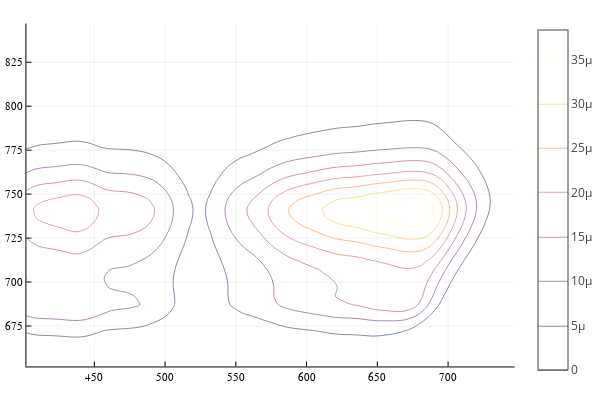

Here is the notebook cell this chart was saved with:
### Markdown cell above
### Plot fluorescence excitation matrix (incoming wl on x, outgoing on y)

### Code cell
contour(FluspectMod.wle, FluspectMod.wlf, FluspectMod.leaf.Mb)

### Figure 1 — Plotly figure (JSON) as saved in the notebook; plotly's stock layout.template omitted (floating-point values rounded to 4 significant figures; data arrays with more than 128 entries replaced by an {"elided": "..."} marker saying what was removed)
{"data": [{"colorbar": {"title": ""}, "colorscale": [[0, "rgba(0, 0, 4, 1.000)"], [0.03448, "rgba(4, 3, 20, 1.000)"], [0.06897, "rgba(13, 8, 41, 1.000)"], [0.1034, "rgba(24, 12, 60, 1.000)"], [0.1379, "rgba(38, 12, 81, 1.000)"], [0.1724, "rgba(54, 9, 97, 1.000)"], [0.2069, "rgba(69, 10, 105, 1.000)"], [0.2414, "rgba(84, 15, 109, 1.000)"], [0.2759, "rgba(97, 19, 110, 1.000)"], [0.3103, "rgba(111, 25, 110, 1.000)"], [0.3448, "rgba(125, 30, 109, 1.000)"], [0.3793, "rgba(140, 35, 105, 1.000)"], [0.4138, "rgba(154, 40, 101, 1.000)"], [0.4483, "rgba(166, 45, 96, 1.000)"], [0.4828, "rgba(180, 51, 89, 1.000)"], [0.5172, "rgba(193, 58, 80, 1.000)"], [0.5517, "rgba(206, 67, 71, 1.000)"], [0.5862, "rgba(216, 76, 62, 1.000)"], [0.6207, "rgba(226, 87, 52, 1.000)"], [0.6552, "rgba(235, 100, 41, 1.000)"], [0.6897, "rgba(241, 115, 29, 1.000)"], [0.7241, "rgba(247, 130, 18, 1.000)"], [0.7586, "rgba(250, 144, 8, 1.000)"], [0.7931, "rgba(252, 161, 8, 1.000)"], [0.8276, "rgba(252, 178, 22, 1.000)"], [0.8621, "rgba(250, 196, 42, 1.000)"], [0.8966, "rgba(246, 213, 67, 1.000)"], [0.931, "rgba(243, 229, 93, 1.000)"], [0.9655, "rgba(242, 244, 130, 1.000)"], [1, "rgba(252, 255, 164, 1.000)"]], "contours": {"coloring": "lines", "showlabels": false}, "name": "y1", "ncontours": 17, "showlegend": false, "showscale": true, "type": "contour", "x": [402, 407, 412, 417, 422, 427, 432, 437, 442, 447, 452, 457, 462, 467, 472, 477, 482, 487, 492, 497, 502, 507, 512, 517, 522, 527, 532, 537, 542, 547, 552, 557, 562, 567, 572, 577, 582, 587, 592, 597, 602, 607, 612, 617, 622, 627, 632, 637, 642, 647, 652, 657, 662, 667, 672, 677, 682, 687, 692, 697, 702, 707, 712, 717, 722, 727, 732, 737, 742, 747], "xaxis": "x1", "y": [652, 657, 662, 667, 672, 677, 682, 687, 692, 697, 702, 707, 712, 717, 722, 727, 732, 737, 742, 747, 752, 757, 762, 767, 772, 777, 782, 787, 792, 797, 802, 807, 812, 817, 822, 827, 832, 837, 842, 847], "yaxis": "y1", "z": {"elided": "40x70 float values"}, "zmax": 3.83e-05, "zmin": 2.506e-12}], "layout": {"annotations": [], "height": 400, "legend": {"bgcolor": "rgba(255, 255, 255, 1.000)", "bordercolor": "rgba(0, 0, 0, 1.000)", "font": {"color": "rgba(0, 0, 0, 1.000)", "family": "sans-serif", "size": 11}, "tracegroupgap": 0, "x": 1, "y": 1}, "margin": {"b": 20, "l": 0, "r": 0, "t": 20}, "paper_bgcolor": "rgba(255, 255, 255, 1.000)", "plot_bgcolor": "rgba(255, 255, 255, 1.000)", "showlegend": true, "width": 600, "xaxis": {"anchor": "y1", "domain": [0.05101, 0.9934], "gridcolor": "rgba(0, 0, 0, 0.100)", "gridwidth": 0.5, "linecolor": "rgba(0, 0, 0, 1.000)", "mirror": false, "range": [402, 747], "showgrid": true, "showline": true, "showticklabels": true, "tickangle": 0, "tickcolor": "rgb(0, 0, 0)", "tickfont": {"color": "rgba(0, 0, 0, 1.000)", "family": "sans-serif", "size": 11}, "tickmode": "array", "ticks": "inside", "ticktext": ["450", "500", "550", "600", "650", "700"], "tickvals": [450, 500, 550, 600, 650, 700], "title": "", "titlefont": {"color": "rgba(0, 0, 0, 1.000)", "family": "sans-serif", "size": 15}, "type": "-", "visible": true, "zeroline": false, "zerolinecolor": "rgba(0, 0, 0, 1.000)"}, "yaxis": {"anchor": "x1", "domain": [0.03762, 0.9902], "gridcolor": "rgba(0, 0, 0, 0.100)", "gridwidth": 0.5, "linecolor": "rgba(0, 0, 0, 1.000)", "mirror": false, "range": [652, 847], "showgrid": true, "showline": true, "showticklabels": true, "tickangle": 0, "tickcolor": "rgb(0, 0, 0)", "tickfont": {"color": "rgba(0, 0, 0, 1.000)", "family": "sans-serif", "size": 11}, "tickmode": "array", "ticks": "inside", "ticktext": ["675", "700", "725", "750", "775", "800", "825"], "tickvals": [675, 700, 725, 750, 775, 800, 825], "title": "", "titlefont": {"color": "rgba(0, 0, 0, 1.000)", "family": "sans-serif", "size": 15}, "type": "-", "visible": true, "zeroline": false, "zerolinecolor": "rgba(0, 0, 0, 1.000)"}}}
